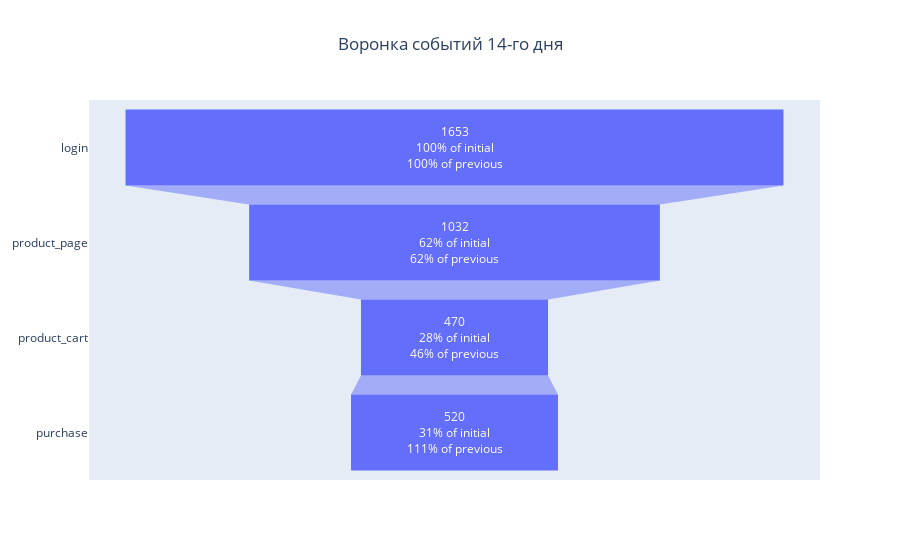

Source (notebook cell):
### Code cell
fig = go.Figure()
fig.add_trace(go.Funnel(
    name = 'Funnel',
    x = last_day_funnel['user_id'],
    y = last_day_funnel['event_name'],
    
    textinfo = 'value + percent initial + percent previous'))

fig.update_layout(title = 'Воронка событий 14-го дня', title_x = 0.5)
fig.show()

### Figure 1 — Plotly figure (JSON) as saved in the notebook; plotly's stock layout.template omitted (floating-point values rounded to 4 significant figures)
{"data": [{"name": "Funnel", "textinfo": "value+percent initial+percent previous", "type": "funnel", "x": [1653, 1032, 470, 520], "y": ["login", "product_page", "product_cart", "purchase"]}], "layout": {"title": {"text": "Воронка событий 14-го дня", "x": 0.5}}}
